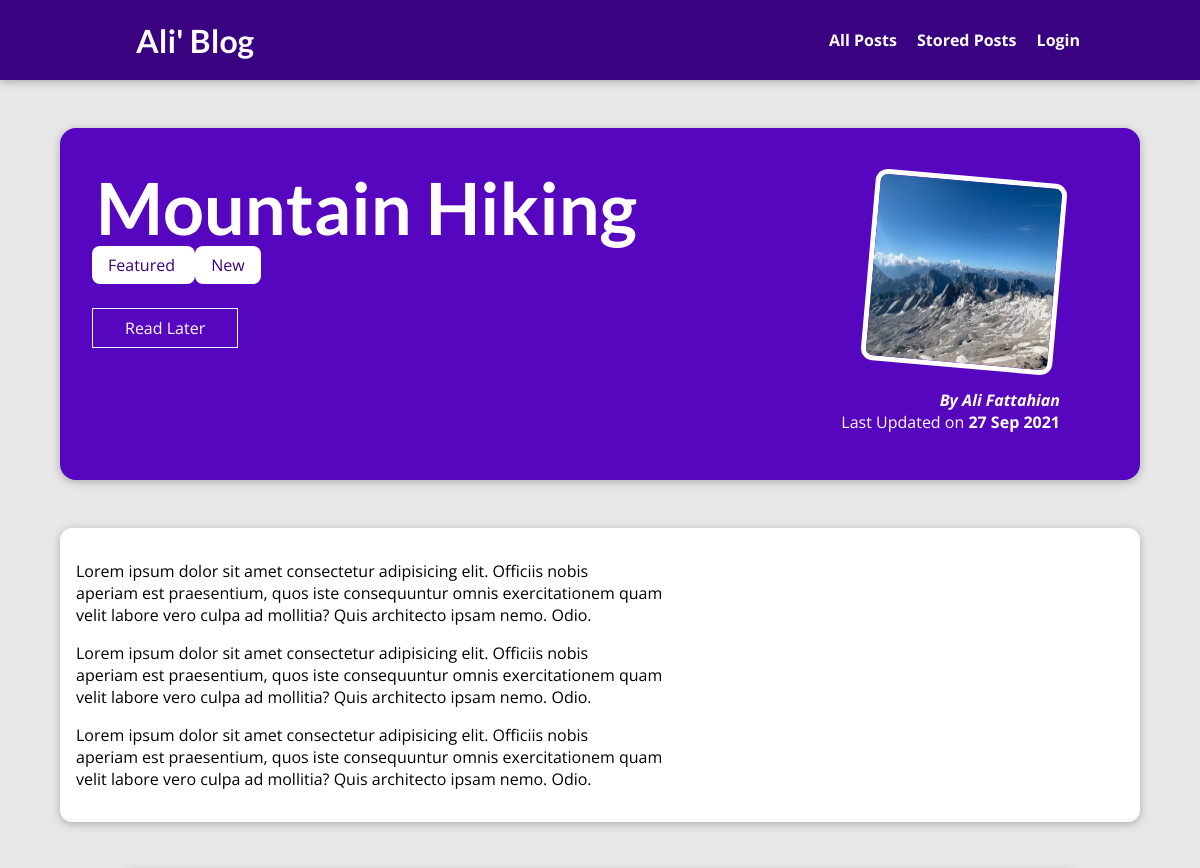
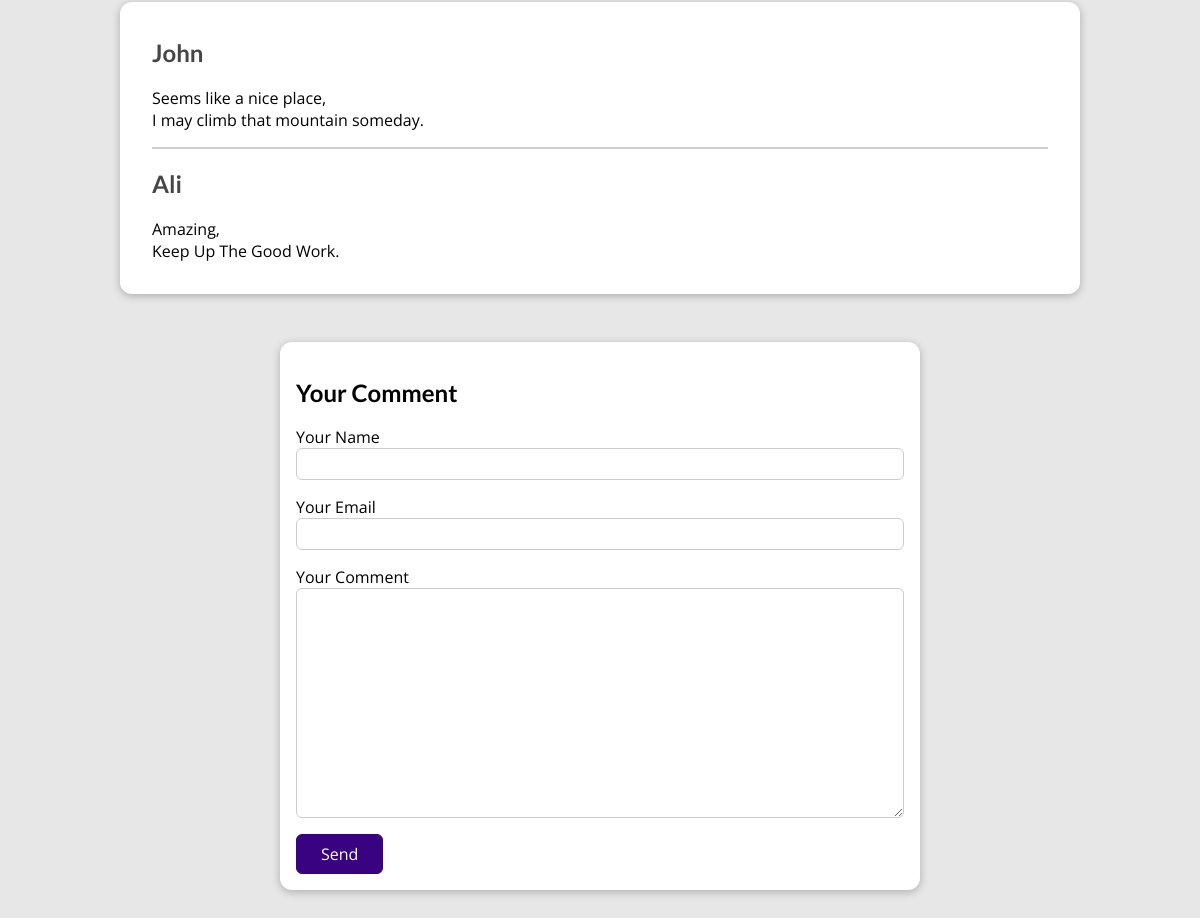
The page /posts/hike-in-the-mountains on the database its author committed (2 pictures, top to bottom).
### blog/models.py (models this page shows, shortened)
class Post(models.Model):
    title = models.CharField(max_length = 50)
    excerpt = models.CharField(max_length= 200)
    image = models.ImageField(upload_to = 'posts', null = True)
    date = models.DateField(auto_now = True)
    slug = models.SlugField(unique=True) #db_index = True is here by default, we don't have to add it.(it is use to make quering the data more efficient)
    content = models.TextField(validators = [MinLengthValidator(10)])
    author = models.ForeignKey(Author, on_delete= models.SET_NULL, related_name = 'posts', null = True)
    tag = models.ManyToManyField(Tag)

class Tag(models.Model):
    caption = CharField(max_length= 50, null = True)

class Author(models.Model):
    first_name = models.CharField(max_length= 50)
    last_name = models.CharField(max_length= 80)
    email_address = models.EmailField(null = True)
    def __str__(self):
        return f'{self.first_name} {self.last_name}'

class Comment(models.Model):
    username = models.CharField(max_length=120)
    email = models.EmailField()
    comment_content = models.TextField(max_length=400)
    post = models.ForeignKey(Post, on_delete=models.CASCADE, related_name='comments')

### blog/views.py (the view, shortened to what this page needs)
# urls.py: path('posts/<slug:slug>', views.PostDetailView.as_view(), name = 'post'),
class PostDetailView(View):
    def is_stored_post(self, request, post_id):
        stored_posts = request.session.get('stored_posts')
        if stored_posts is not None:
            is_saved_for_later = post_id in stored_posts
        else:
            is_saved_for_later = False
        return is_saved_for_later
    def get(self, request, slug):
        post = get_object_or_404(Post, slug = slug)
        context = {
            'one_post':post,
            'post_tags':post.tag.all(),
            'form':CommentForm(),
            'comments':post.comments.all().order_by('-id'),
            'saved_for_later':self.is_stored_post(request, post.id)
        }
        return render(request, 'blog/post-detail.html', context)

### blog/forms.py
class CommentForm(forms.ModelForm):
    class Meta:
        model = Comment
        exclude = ('post',)
        labels = {
            'username':'Your Name',
            'email': 'Your Email',
            'comment_content':'Your Comment'
        }

### blog/templates/blog/post-detail.html (shortened to what this page needs)
{%extends 'base.html' %}
{% load static %}
{% block css %}
<link rel = 'stylesheet' href = '{% static 'blog/post-detail.css' %}'>
<link rel="stylesheet" media = "screen and (min-width:501px) and (max-width:768px)" href="{% static 'blog/tablet.css' %}">
<link rel="stylesheet" media = "screen and (max-width:500px)" href="{% static 'blog/smartphone.css' %}">
{% endblock %}
{% block content %}
    <section id  = 'summary'>
        <h2>{{ one_post.title }}</h2>
        <div>
            {% for tag in post_tags %}
                <span class = 'tag'> {{ tag.caption }} </span>
            {% endfor %}
        </div>
        <div id="read-later">
            <form action="{% url "read-later" %}" method="post">
                <button>
                    {% if saved_for_later %}
                    Remove from "Read Later" List
                    {% else %}
                    Read Later
                    {% endif %}
                </button>
            </form>
        </div>
        <article>
            <img src = "{{ one_post.image.url }}" alt = '{{ one_post.title }}'>
            <address>By <a href = 'mailto:{{post.author.email_address}}'>{{ one_post.author }}</a></address>
            <div>Last Updated on <time>{{ one_post.date|date:'d M Y'}}</time></div>
        </article>
    </section>
    <main>
        {{ one_post.content|linebreaks }}
    </main>
    <section id = "comments">
        <ul>
            {% for comment in comments %}
                <li>
                    <h2>
                        {{ comment.username }}
                    </h2>
                    <p>
                        {{ comment.comment_content|linebreaks }}
                    </p>
                </li>
            {% endfor %}
        </ul>
    </section>
    <section id = "comment-form">
        <h2>Your Comment</h2>
        <form action="{% url 'post' one_post.slug %}" method = "post">
            {% for field in form %}
            <div class="form-control {% if field.errors %}invalid{% endif %}">
                {{ field.label }}
                {{ field }}
            </div>
            {% endfor %}
            <button type="submit">Send</button>
        </form>
    </section>
{% endblock %}

### static/app.css (style rules this page uses)
* { box-sizing: border-box; }
html { font-family: 'Open Sans', 'Lato', sans-serif; }
body { margin: 0; }
h1, h2, h3 { font-family: 'Lato', sans-serif; font-weight: bold; }

### blog/static/blog/post-detail.css (style rules this page uses)
body { background-color: #e7e7e7; }
#summary { margin: 8rem auto 3rem auto; padding: 2rem; width: 90%; max-width: 90rem; border-radius: 16px; background-color: #5706c0; position: relative; box-shadow: 0 2px 8px rgba(0, 0, 0, 0.25); height: 22rem; }
#summary h2 { color: white; font-size: 4.5rem; margin: 0.25rem; }
#summary article { position: absolute; top: 2rem; right: 3rem; padding: 1rem 2rem; border-radius: 12px; text-align: right; color: white; }
#summary article img { width: 12rem; height: 12rem; border-radius: 12px; transform: rotateZ(5deg); border: 5px solid white; margin-bottom: 1rem; }
#summary address { font-weight: bold; }
#summary a { color: white; text-decoration: none; }
#summary time { font-weight: bold; }
#read-later { margin: 2rem 0; }
#read-later button { background-color: transparent; border: 1px solid white; padding: 0.5rem 2rem; font: inherit; color: white; cursor: pointer; }
main { width: 90%; max-width: 90rem; margin: 3rem auto; background-color: white; padding: 1rem; border-radius: 12px; box-shadow: 0 2px 8px rgba(0, 0, 0, 0.25); }
.tag { color: #390281; background-color: white; padding: 0.5rem 1rem; border-radius: 8px; }
#comment-form { margin: 3rem auto; width: 90%; max-width: 40rem; border-radius: 12px; background-color: white; box-shadow: 0 2px 8px rgba(0, 0, 0, 0.25); padding: 1rem; }
#comment-form button { font:inherit; background-color: #390281; color: white; border: 1px solid #390281; padding: 0.5rem 1.5rem; border-radius: 6px; cursor: pointer; }
.form-control { margin-bottom: 1rem; }
.form-control input, .form-control textarea { display: block; width: 100%; font: inherit; padding: 0.25rem; border-radius: 6px; border: 1px solid #ccc; }
#comments { margin: 3rem auto; width: 90%; max-width: 60rem; border-radius: 12px; background-color: white; box-shadow: 0 2px 8px rgba(0, 0, 0, 0.25); padding: 1rem 2rem; }
#comments ul { list-style: none; margin: 0; padding: 0; }
#comments li { margin-bottom: 1rem; border-bottom: 2px solid #ccc; }
#comments li:last-of-type { border-bottom: none; }
#comments h2 { color: #464646; }

### blog/static/blog/tablet.css (style rules this page uses)
#summary h2 { font-size: 2rem; margin-top: 3.75rem; margin-left:1rem; }
#read-later { margin-top:15%; margin-left: 5%; }
.tag { margin-left: 1rem; margin-top: 1rem; }

### blog/static/blog/smartphone.css (style rules this page uses)
body { display: flex; flex-direction: column; }
#summary { display: flex; flex-direction: column; padding: 1rem 2rem; height: 30rem; }
#summary h2 { font-size: 1.8rem; text-align: center; margin-right: 0.5rem; width: 0.9; }
.tag { margin-left: 2.2rem; }
#summary article img { height: 12rem; width: 12rem; border: none; padding: 0; margin: 0; transform: rotate(0); margin-top: 6rem; margin-left: 1.5rem; border-radius: 50%; }
#summary address { margin-top: 25%; text-align: right; }
#read-later { text-align: center; margin-top: 142%; }
#read-later button { background-color: #390281; }
main { margin-top: 5rem; }

### rows shown on the page
Post: title "Mountain Hiking", image (picture), author "Ali Fattahian", date "27 Sep 2021", content "Lorem ipsum dolor sit amet consectetur adipisicing elit. Officiis nobis aperiam est praesentium, quos iste consequuntur omnis exercitationem quam velit labore vero culpa ad mollitia? Quis architecto ipsam nemo. Odio. Lorem ipsum dolor sit amet consectetur adipisicing elit. Officiis nobis aperiam est praesentium, quos iste consequuntur omnis exercitationem quam velit labore vero culpa ad mollitia? Quis architecto ipsam nemo. Odio. Lorem ipsum dolor sit amet consectetur adipisicing elit. Officiis nobis aperiam est praesentium, quos iste consequuntur omnis exercitationem quam velit labore vero culpa ad mollitia? Quis architecto ipsam nemo. Odio."
Tag: caption "Featured"
Tag: caption "New"
Comment: username "John", comment_content "Seems like a nice place, I may climb that mountain someday."
Comment: username "Ali", comment_content "Amazing, Keep Up The Good Work."

### other values the page prints
{{ field.label }} "Your Name" "Your Email" "Your Comment"
